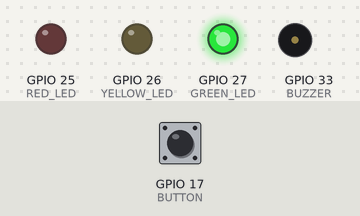
Simulated run of this program. Board: ESP32. Shown: output pins drawn as LEDs (lit = HIGH), buzzer (waves = sounding, pin HIGH). Inputs (shaded band) come from the test bench; at power-on: GPIO 17 (BUTTON) HIGH.

Above: at 15.4 s.
15.5 s: GPIO 17 (BUTTON) pulled LOW for 0.15 s
At 15.9 s:
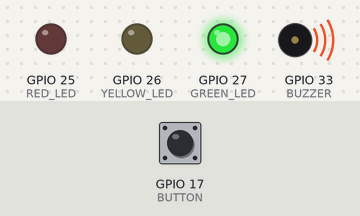
At 21.9 s:
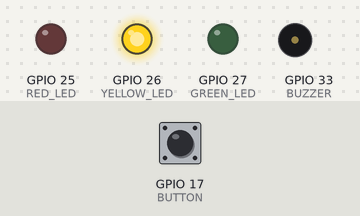
Timing chart, 0 to 28.0 s (numbered marks = the images above; inputs shaded):
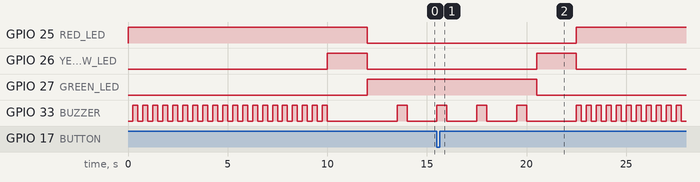

Measured:
- after the input at 15.5 s, GPIO 25 (RED_LED): LOW → HIGH after 7.0 s; GPIO 26 (YELLOW_LED): LOW → HIGH after 5.0 s, → LOW 2.0 s later; GPIO 27 (GREEN_LED): HIGH → LOW after 5.0 s

The program:

main.cpp
```cpp
#include <Arduino.h>

// Define LED Pins
#define RED_LED    25
#define YELLOW_LED 26
#define GREEN_LED  27

// Define Buzzer Pin
#define BUZZER     33

// Define Button Pin
#define BUTTON     17

// Timing Constants (milliseconds)
#define RED_TIME           10000  // 10s RED
#define YELLOW_TIME        2000   // 2s YELLOW
#define RED_YELLOW_TIME    2000   // 2s RED-YELLOW
#define MIN_GREEN_TIME     5000   // 5s minimum GREEN

#define BUZZER_GREEN_ON    500    // 500ms ON in GREEN
#define BUZZER_GREEN_OFF   1500   // 1500ms OFF in GREEN
#define BUZZER_RED_ON      250    // 250ms ON in RED
#define BUZZER_RED_OFF     250    // 250ms OFF in RED

// Traffic Light States
enum TrafficState { RED, RED_YELLOW, GREEN, YELLOW };
TrafficState state = RED;

// Function Prototypes
void IRAM_ATTR buttonISR();
void setTrafficState(TrafficState newState);
void handleTrafficState();
void handleBuzzer();

// Timing Variables
unsigned long lastStateChange = 0;
unsigned long greenStartTime = 0;
unsigned long yellowStartTime = 0;
bool buttonPressed = false;
bool requestChangeToYellow = false;  // Ensures green stays for 5s after button press

// Buzzer Timing
unsigned long lastBuzzerToggle = 0;
bool buzzerState = false;

void setup() {
    pinMode(RED_LED, OUTPUT);
    pinMode(YELLOW_LED, OUTPUT);
    pinMode(GREEN_LED, OUTPUT);
    pinMode(BUZZER, OUTPUT);
    pinMode(BUTTON, INPUT_PULLUP);  // Internal pull-up

    attachInterrupt(digitalPinToInterrupt(BUTTON), buttonISR, FALLING);

    setTrafficState(RED);  // Start with RED (teacher's requirement)
}

void loop() {
    handleTrafficState();
    handleBuzzer();
}

// Interrupt Service Routine for Button Press
void IRAM_ATTR buttonISR() {
    buttonPressed = true;
}

// Change Traffic Light State
void setTrafficState(TrafficState newState) {
    state = newState;
    lastStateChange = millis();

    digitalWrite(RED_LED,    (state == RED || state == RED_YELLOW));
    digitalWrite(YELLOW_LED, (state == YELLOW || state == RED_YELLOW));
    digitalWrite(GREEN_LED,  (state == GREEN));

    if (state == GREEN) {
        greenStartTime = millis();  // Track when green starts
        buttonPressed = false;
        requestChangeToYellow = false;  // Reset request
    }

    if (state == YELLOW) {
        yellowStartTime = millis();  // Track yellow start time for delay
    }
}

// Handle Traffic Light Transitions
void handleTrafficState() {
    unsigned long elapsed = millis() - lastStateChange;

    switch (state) {
        case RED:
            if (elapsed >= RED_TIME) {
                setTrafficState(RED_YELLOW);
            }
            break;

        case RED_YELLOW:
            if (elapsed >= RED_YELLOW_TIME) {
                setTrafficState(GREEN);
            }
            break;

        case GREEN:
            // If button is pressed, start a countdown
            if (buttonPressed && !requestChangeToYellow) {
                requestChangeToYellow = true;  // Mark request
                yellowStartTime = millis();  // Start 5s countdown
            }

            // Ensure exactly 5s wait after button press before switching to yellow
            if (requestChangeToYellow && millis() - yellowStartTime >= MIN_GREEN_TIME) {
                setTrafficState(YELLOW);
            }
            break;

        case YELLOW:
            if (elapsed >= YELLOW_TIME) {
                setTrafficState(RED);
            }
            break;
    }
}

// Handle Buzzer Based on Traffic Light State
void handleBuzzer() {
    unsigned long buzzerElapsed = millis() - lastBuzzerToggle;
    int buzzerOnTime, buzzerOffTime;

    if (state == GREEN) {
        buzzerOnTime = BUZZER_GREEN_ON;
        buzzerOffTime = BUZZER_GREEN_OFF;
    } else if (state == RED) {
        buzzerOnTime = BUZZER_RED_ON;
        buzzerOffTime = BUZZER_RED_OFF;
    } else {
        digitalWrite(BUZZER, LOW);
        return;
    }

    if ((buzzerState && buzzerElapsed >= buzzerOnTime) || (!buzzerState && buzzerElapsed >= buzzerOffTime)) {
        buzzerState = !buzzerState;
        digitalWrite(BUZZER, buzzerState);
        lastBuzzerToggle = millis();
    }
}
```
